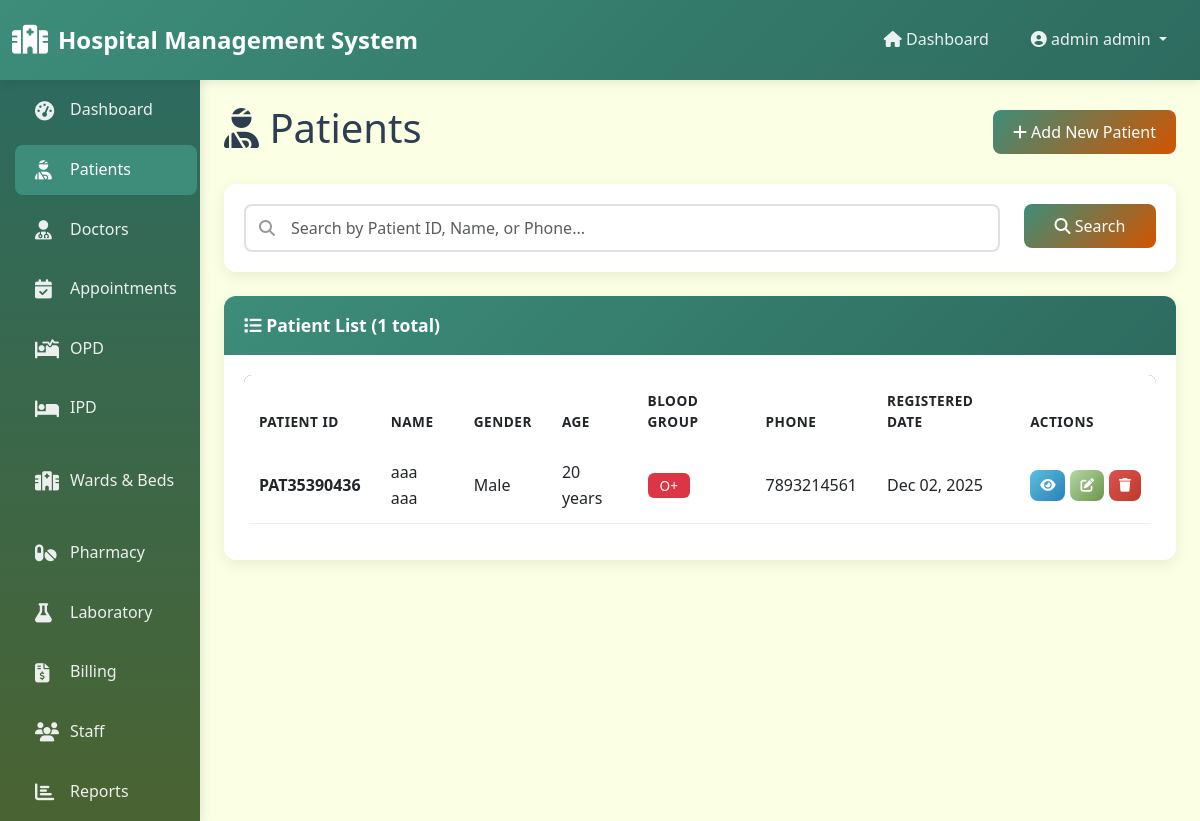
/patients/ (signed in), run on the app's committed database.
### core/models.py (models this page shows, shortened)
class Patient(models.Model):
    GENDER_CHOICES = [
        ('M', 'Male'),
        ('F', 'Female'),
        ('O', 'Other'),
    ]
    BLOOD_GROUP_CHOICES = [
        ('A+', 'A+'), ('A-', 'A-'),
        ('B+', 'B+'), ('B-', 'B-'),
        ('AB+', 'AB+'), ('AB-', 'AB-'),
        ('O+', 'O+'), ('O-', 'O-'),
    ]
    user = models.OneToOneField(User, on_delete=models.CASCADE, related_name='patient_profile', null=True, blank=True)
    patient_id = models.CharField(max_length=20, unique=True)
    first_name = models.CharField(max_length=100)
    last_name = models.CharField(max_length=100)
    gender = models.CharField(max_length=1, choices=GENDER_CHOICES)
    date_of_birth = models.DateField()
    blood_group = models.CharField(max_length=3, choices=BLOOD_GROUP_CHOICES)
    phone = models.CharField(max_length=15)
    email = models.EmailField(blank=True)
    address = models.TextField()
    emergency_contact = models.CharField(max_length=15)
    emergency_contact_name = models.CharField(max_length=100)
    medical_history = models.TextField(blank=True)
    allergies = models.TextField(blank=True)
    registered_date = models.DateTimeField(auto_now_add=True)
    updated_at = models.DateTimeField(auto_now=True)
    def get_full_name(self):
        return f"{self.first_name} {self.last_name}"

### core/views.py (the view, shortened to what this page needs)
# urls.py: path('patients/', views.patient_list, name='patient_list'),
@login_required
@role_required('admin', 'receptionist', 'doctor', 'nurse')
def patient_list(request):
    patients = Patient.objects.all().order_by('-registered_date')
    search_query = request.GET.get('search', '')
    context = {
        'patients': patients,
        'search_query': search_query
    }
    return render(request, 'patients/patient_list.html', context)

### core/templatetags/custom_filters.py (called while the page is built)
@register.filter
def calculate_age(birth_date):
    if not birth_date:
        return "N/A"
    today = date.today()
    age = today.year - birth_date.year - ((today.month, today.day) < (birth_date.month, birth_date.day))
    return age

### templates/patients/patient_list.html (shortened to what this page needs)
{% extends 'base.html' %}
{% load static %}
{% load custom_filters %}
{% block content %}
<div class="fade-in">
    <div class="d-flex justify-content-between align-items-center mb-4">
        <h1><i class="fas fa-user-injured"></i> Patients</h1>
        <a href="{% url 'patient_add' %}" class="btn btn-primary">
            <i class="fas fa-plus"></i> Add New Patient
        </a>
    </div>
    <div class="card mb-4">
        <div class="card-body">
            <form method="get" action="{% url 'patient_list' %}">
                <div class="row">
                    <div class="col-md-10">
                        <div class="search-box">
                            <i class="fas fa-search"></i>
                            <input type="text" class="form-control" name="search"
                                placeholder="Search by Patient ID, Name, or Phone..." value="{{ search_query }}">
                        </div>
                    </div>
                    <div class="col-md-2">
                        <button type="submit" class="btn btn-primary w-100">
                            <i class="fas fa-search"></i> Search
                        </button>
                    </div>
                </div>
            </form>
        </div>
    </div>
    <div class="card">
        <div class="card-header">
            <i class="fas fa-list"></i> Patient List ({{ patients.count }} total)
        </div>
        <div class="card-body">
            {% if patients %}
            <div class="table-responsive">
                <table class="table table-hover" id="patientsTable">
                    <thead>
                        <tr>
                            <th>Patient ID</th>
                            <th>Name</th>
                            <th>Gender</th>
                            <th>Age</th>
                            <th>Blood Group</th>
                            <th>Phone</th>
                            <th>Registered Date</th>
                            <th>Actions</th>
                        </tr>
                    </thead>
                    <tbody>
                        {% for patient in patients %}
                        <tr>
                            <td><strong>{{ patient.patient_id }}</strong></td>
                            <td>{{ patient.get_full_name }}</td>
                            <td>{{ patient.get_gender_display }}</td>
                            <td>{{ patient.date_of_birth|calculate_age }} years</td>
                            <td><span class="badge bg-danger">{{ patient.blood_group }}</span></td>
                            <td>{{ patient.phone }}</td>
                            <td>{{ patient.registered_date|date:"M d, Y" }}</td>
                            <td>
                                <div class="action-buttons">
                                    <a href="{% url 'patient_detail' patient.pk %}" class="btn btn-sm btn-info"
                                        title="View Details">
                                        <i class="fas fa-eye"></i>
                                    </a>
                                    <a href="{% url 'patient_edit' patient.pk %}" class="btn btn-sm btn-warning"
                                        title="Edit">
                                        <i class="fas fa-edit"></i>
                                    </a>
                                    <a href="{% url 'patient_delete' patient.pk %}" class="btn btn-sm btn-danger"
                                        onclick="return confirmDelete('Are you sure you want to delete this patient?')"
                                        title="Delete">
                                        <i class="fas fa-trash"></i>
                                    </a>
                                </div>
                            </td>
                        </tr>
                        {% endfor %}
                    </tbody>
                </table>
            </div>
            {% endif %}
        </div>
    </div>
</div>
{% endblock %}

### templates/base.html (shortened to what this page needs)
{% load static %}
<!DOCTYPE html>
<html lang="en">
<head>
    <link href="https://cdn.jsdelivr.net/npm/bootstrap@5.3.0/dist/css/bootstrap.min.css" rel="stylesheet">
    <link rel="stylesheet" href="https://cdnjs.cloudflare.com/ajax/libs/font-awesome/6.4.0/css/all.min.css">
    <link rel="stylesheet" href="{% static 'css/style.css' %}">
</head>
<body>
    {% if user.is_authenticated %}
    <nav class="navbar navbar-expand-lg navbar-dark">
        <div class="container-fluid">
            <a class="navbar-brand" href="{% url 'dashboard' %}">
                <i class="fas fa-hospital"></i>
                Hospital Management System
            </a>
            <div class="collapse navbar-collapse" id="navbarNav">
                <ul class="navbar-nav ms-auto">
                    <li class="nav-item">
                        <a class="nav-link" href="{% url 'dashboard' %}">
                            <i class="fas fa-home"></i> Dashboard
                        </a>
                    </li>
                    <li class="nav-item dropdown">
                        <a class="nav-link dropdown-toggle" href="#" id="navbarDropdown" role="button" data-bs-toggle="dropdown">
                            <i class="fas fa-user-circle"></i> {{ user.get_full_name|default:user.username }}
                        </a>
                    </li>
                </ul>
            </div>
        </div>
    </nav>
    <div class="container-fluid">
        <div class="row">
            <div class="col-md-2 p-0 sidebar">
                <nav class="nav flex-column">
                    <a class="nav-link {% if request.resolver_match.url_name == 'dashboard' or 'dashboard' in request.resolver_match.url_name %}active{% endif %}" href="{% url 'dashboard' %}">
                        <i class="fas fa-tachometer-alt"></i> Dashboard
                    </a>
                    {% if user.profile.role == 'admin' %}
                        <a class="nav-link {% if 'patient' in request.resolver_match.url_name %}active{% endif %}" href="{% url 'patient_list' %}">
                            <i class="fas fa-user-injured"></i> Patients
                        </a>
                        <a class="nav-link {% if 'doctor' in request.resolver_match.url_name %}active{% endif %}" href="{% url 'doctor_list' %}">
                            <i class="fas fa-user-md"></i> Doctors
                        </a>
                        <a class="nav-link {% if 'appointment' in request.resolver_match.url_name %}active{% endif %}" href="{% url 'appointment_list' %}">
                            <i class="fas fa-calendar-check"></i> Appointments
                        </a>
                        <a class="nav-link {% if 'opd' in request.resolver_match.url_name %}active{% endif %}" href="{% url 'opd_list' %}">
                            <i class="fas fa-procedures"></i> OPD
                        </a>
                        <a class="nav-link {% if 'ipd' in request.resolver_match.url_name %}active{% endif %}" href="{% url 'ipd_list' %}">
                            <i class="fas fa-bed"></i> IPD
                        </a>
                        <a class="nav-link {% if 'ward' in request.resolver_match.url_name or 'bed' in request.resolver_match.url_name %}active{% endif %}" href="{% url 'ward_list' %}">
                            <i class="fas fa-hospital-alt"></i> Wards & Beds
                        </a>
                        <a class="nav-link {% if 'medicine' in request.resolver_match.url_name %}active{% endif %}" href="{% url 'medicine_list' %}">
                            <i class="fas fa-pills"></i> Pharmacy
                        </a>
                        <a class="nav-link {% if 'lab' in request.resolver_match.url_name %}active{% endif %}" href="{% url 'lab_test_list' %}">
                            <i class="fas fa-flask"></i> Laboratory
                        </a>
                        <a class="nav-link {% if 'bill' in request.resolver_match.url_name %}active{% endif %}" href="{% url 'bill_list' %}">
                            <i class="fas fa-file-invoice-dollar"></i> Billing
                        </a>
                        <a class="nav-link {% if 'staff' in request.resolver_match.url_name or 'attendance' in request.resolver_match.url_name %}active{% endif %}" href="{% url 'staff_list' %}">
                            <i class="fas fa-users"></i> Staff
                        </a>
                        <a class="nav-link {% if 'report' in request.resolver_match.url_name %}active{% endif %}" href="{% url 'reports_dashboard' %}">
                            <i class="fas fa-chart-bar"></i> Reports
                        </a>
                    {% endif %}
                </nav>
            </div>
            <div class="col-md-10 p-4">
                {% block content %}{% endblock %}
            </div>
        </div>
    </div>
    {% else %}
        {% block login_content %}{% endblock %}
    {% endif %}
</body>
</html>

### static/css/style.css (style rules this page uses)
:root { --primary-color: #3D8D7A; --secondary-color: #2D6B5F; --accent-color: #B3D8A8; --light-color: #FBFFE4; --dark-color: #1a3a33; --text-color: #2c3e50; --border-color: #d4e8d8; --success-color: #3D8D7A; --danger-color: #d9534f; --warning-color: #f0ad4e; --info-color: #5bc0de; }
* { margin: 0; padding: 0; box-sizing: border-box; }
body { font-family: 'Segoe UI', Tahoma, Geneva, Verdana, sans-serif; background-color: var(--light-color); color: var(--text-color); line-height: 1.6; }
.navbar { background: linear-gradient(135deg, var(--primary-color), var(--secondary-color)) !important; box-shadow: 0 2px 10px rgba(0,0,0,0.1); padding: 1rem 0; }
.navbar-brand { font-weight: 700; font-size: 1.5rem; color: white !important; display: flex; align-items: center; gap: 10px; }
.navbar-brand i { font-size: 1.8rem; }
.navbar-nav .nav-link { color: rgba(255,255,255,0.9) !important; font-weight: 500; padding: 0.5rem 1rem !important; transition: all 0.3s ease; border-radius: 5px; margin: 0 5px; }
.sidebar { background: linear-gradient(180deg, var(--secondary-color), #4a6332); min-height: calc(100vh - 76px); padding: 20px 0; box-shadow: 2px 0 10px rgba(0,0,0,0.1); }
.sidebar .nav-link { color: rgba(255,255,255,0.9); padding: 12px 20px; margin: 5px 15px; border-radius: 8px; transition: all 0.3s ease; display: flex; align-items: center; gap: 10px; }
.sidebar .nav-link.active { background-color: var(--primary-color); color: white; }
.sidebar .nav-link i { font-size: 1.2rem; width: 25px; }
.card { border: none; border-radius: 12px; box-shadow: 0 4px 15px rgba(0,0,0,0.08); transition: all 0.3s ease; margin-bottom: 20px; }
.card-header { background: linear-gradient(135deg, var(--primary-color), var(--secondary-color)); color: white; border: none; border-radius: 12px 12px 0 0 !important; padding: 15px 20px; font-weight: 600; font-size: 1.1rem; }
.card-body { padding: 20px; }
.btn { border-radius: 8px; padding: 10px 20px; font-weight: 500; transition: all 0.3s ease; border: none; }
.btn-primary { background: linear-gradient(135deg, var(--primary-color), #d35400); color: white; }
.btn-info { background: linear-gradient(135deg, var(--info-color), #2980b9); color: white; }
.btn-warning { background: linear-gradient(135deg, var(--accent-color), #6d9447); color: white; }
.btn-danger { background: linear-gradient(135deg, var(--danger-color), #c0392b); color: white; }
.table { background: white; border-radius: 8px; overflow: hidden; }
.table thead { background: linear-gradient(135deg, var(--secondary-color), #4a6332); color: white; }
.table thead th { border: none; padding: 15px; font-weight: 600; text-transform: uppercase; font-size: 0.85rem; letter-spacing: 0.5px; }
.table tbody tr { transition: all 0.3s ease; }
.table tbody td { padding: 12px 15px; vertical-align: middle; border-bottom: 1px solid #f0f0f0; }
.form-control, .form-select { border: 2px solid #e0e0e0; border-radius: 8px; padding: 10px 15px; transition: all 0.3s ease; }
.badge { padding: 6px 12px; border-radius: 6px; font-weight: 500; font-size: 0.85rem; color: white !important; }
.search-box { position: relative; }
.search-box input { padding-left: 45px; }
.search-box i { position: absolute; left: 15px; top: 50%; transform: translateY(-50%); color: #999; }
.action-buttons { display: flex; gap: 5px; }
.action-buttons .btn { padding: 5px 10px; font-size: 0.85rem; }
.fade-in { animation: fadeIn 0.5s ease-in-out; }

### data on the page
Patient: patient_id "PAT35390436", get_full_name "aaa aaa", gender "Male", date_of_birth|calculate_age "20", blood_group "O+", phone "7893214561", registered_date "Dec 02, 2025"

### other printed values
{{ user.get_full_name|default:user.username }} "admin admin"
{{ patients.count }} "1"
